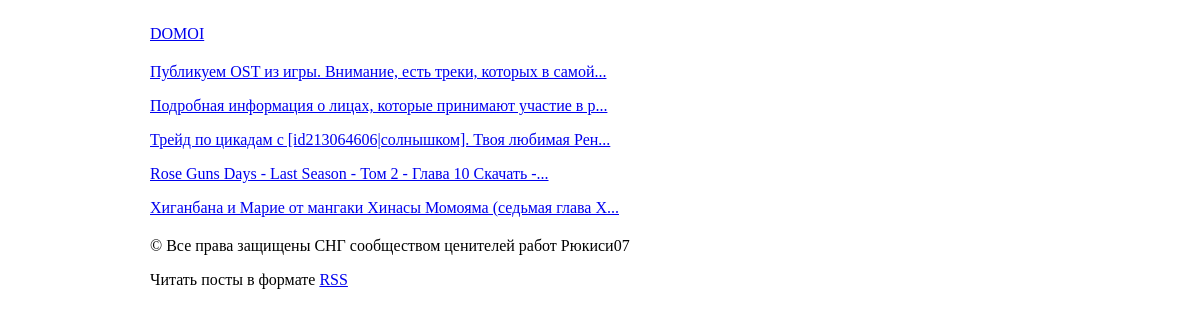
The page /tag/higurashi on the database its author committed.
### db.py (models this page shows)
class BaseModel(Model):
    class Meta:
        database = database

class Tags(BaseModel):
    id = AutoField(unique=True)
    vk_id = ForeignKeyField(Post, backref='tags')
    name = CharField()

class Post(BaseModel):
    id = AutoField(unique=True)
    date = DateField()
    owner_id = IntegerField()
    vk_id = IntegerField()
    title = CharField()
    text = TextField()

### app.py (the view)
@app.route('/tag/<tag>')
def get_tag(tag):
    titles = (Tags
         .select(Tags, Post)
         .join(Post, on=(Post.vk_id == Tags.vk_id))
         .where(Tags.name==tag))
    return render_template('tag.html', titles=titles)

### templates/tag.html (shortened to what this page needs)
{% extends "base.html" %}
{% block content %}
    {% for title in titles %}
    <p> <a href="/post/{{ title.vk_id.vk_id }}"> {{ title.vk_id.title }} </a> </p>
    {% endfor %}
{% endblock %}

### static/style.css (style rules this page uses)
body { background-color: white; margin: 25px 150px 75px }

### rows shown on the page
Tags: vk_id "Публикуем OST из игры. Внимание, есть треки, которых в самой...", vk_id "Rose Guns Days - Last Season - Том 2 - Глава 10 Скачать -...", vk_id "Хиганбана и Марие от мангаки Хинасы Момояма (седьмая глава Х..."
Tags: vk_id "Подробная информация о лицах, которые принимают участие в р..."
Tags: vk_id "Трейд по цикадам с [id213064606|солнышком]. Твоя любимая Рен..."
